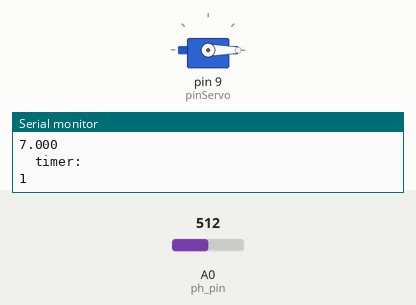
This sketch was run on a simulated Arduino Uno, built with avr-gcc and run on an emulated ATmega328P. Shown: servo, the last lines printed to the serial monitor. The inputs (shaded band) are chosen by the test bench; at power-on: A0 (ph_pin) = 512.

Above: at 1.8 s.
1.9 s: A0 (ph_pin) set to 550
4.2 s: A0 (ph_pin) set to 579
At 6.4 s:
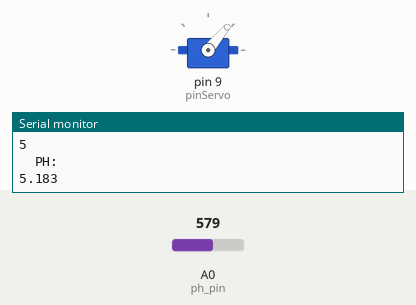
Timing chart, 0 to 8.0 s (numbered marks = the images above; inputs shaded):
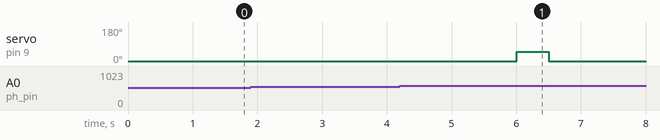

The sketch:

tcc.ino
```cpp
//para usar digitando o ângulo


#include <Servo.h>

#define pinServo 9

Servo servo1;
int grau = 0;
int ph_pin = A0;
int colocado = 0;
int timerLimit = 10800;
int timer = 0;
float ph_min = 5.5;
float ph_med = 6.0;
float ph_max = 9.2;

void setup() {
  servo1.attach(pinServo);
  Serial.begin(9600);
  servo1.write(0);
}

void loop() {
  phSensor();
//  if (Serial.available() > 0) {
//    grau = Serial.parseInt();
//   servo1.write(grau);
//   delay(1000);
//  }
}

void validatePh(float ph){
  if(colocado == 0 && !(ph >= ph_min && ph <= ph_max)){
    up(50);
    down();
    Serial.println("\tcolocado: ");
    colocado = 1;
  } else {
    timer = timer + 1;
    Serial.println("\ttimer: ");
    Serial.println(timer);
    if(timer == timerLimit){
      validatePh(ph);
      timer = 0;
      colocado = 0;
    }
  }
}

void phSensor(){
  int measure = analogRead(ph_pin);

  double voltage = 5 / 1024.0 * measure;

  float ph = 7 + ((2.5 - voltage) / 0.18);

  delay(1000);
  Serial.println("\tPH: ");
  Serial.println(ph, 3);
  validatePh(ph);
}

void up(int grau){
   servo1.write(grau);
   delay(500);
}

void down(){
    servo1.write(0);
    delay(1000);
}
```

Measured:
- the behaviour switches between 567 and 568 on A0 (ph_pin) (found by bisection; images 0 and 1)
- after the input at 4.2 s, servo on pin 9 (pinServo): 0° → 50° after 1.8 s, → 0° 0.50 s later
